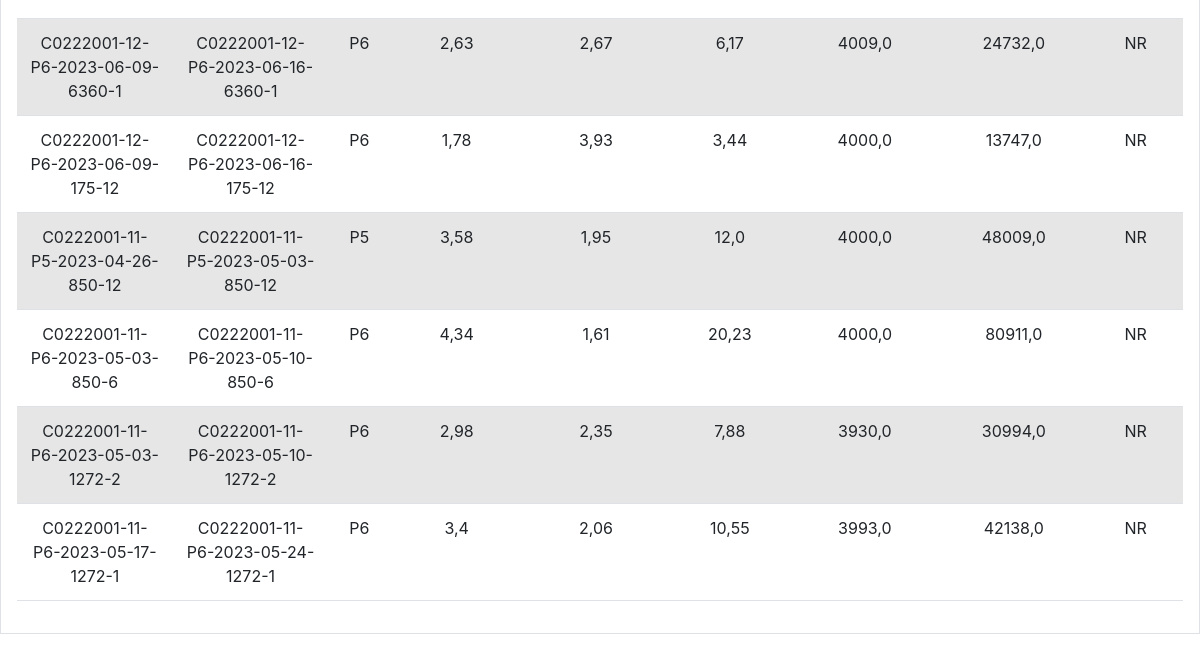
Page /datos/ (lower part) on the earlier database version.
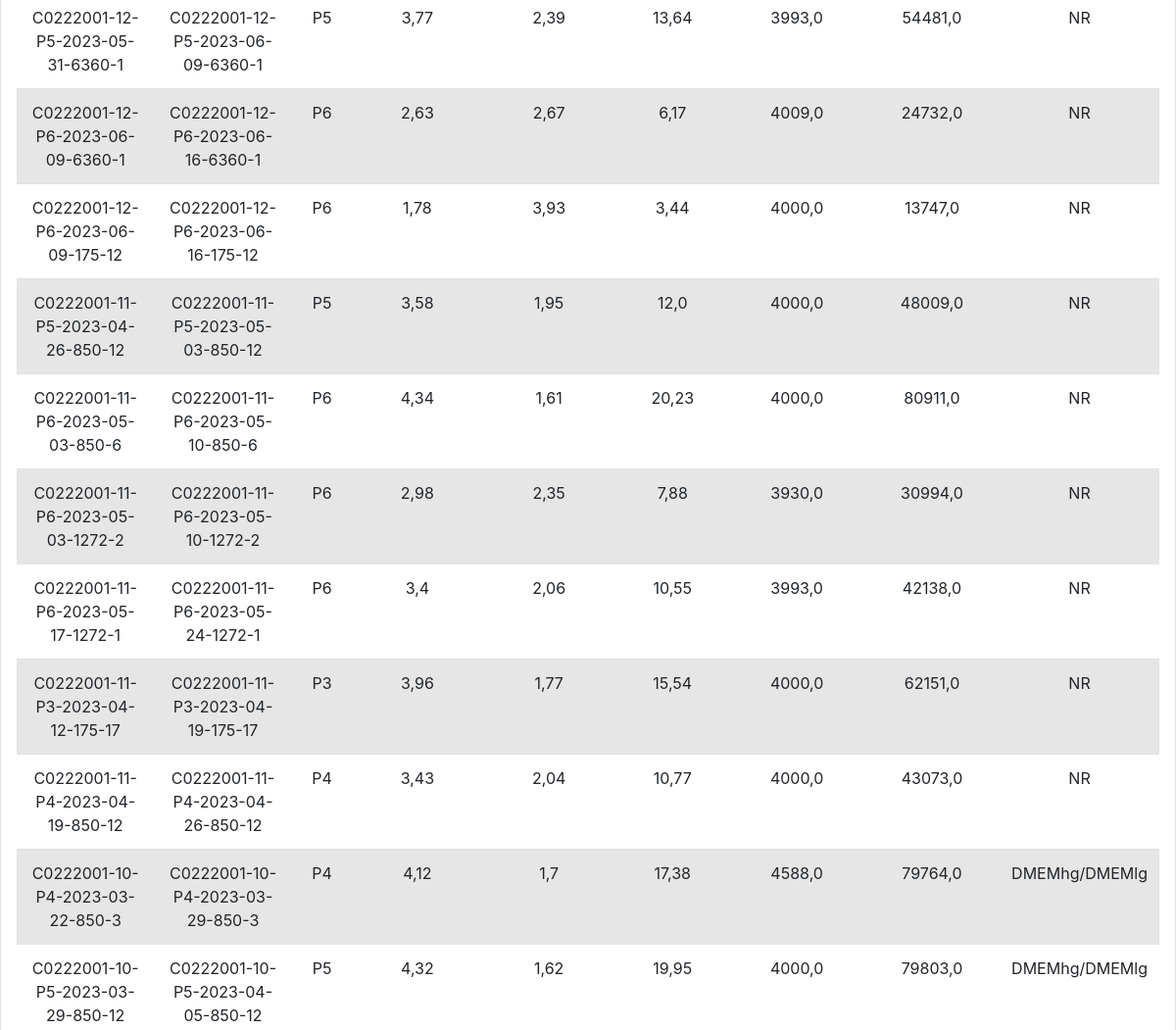
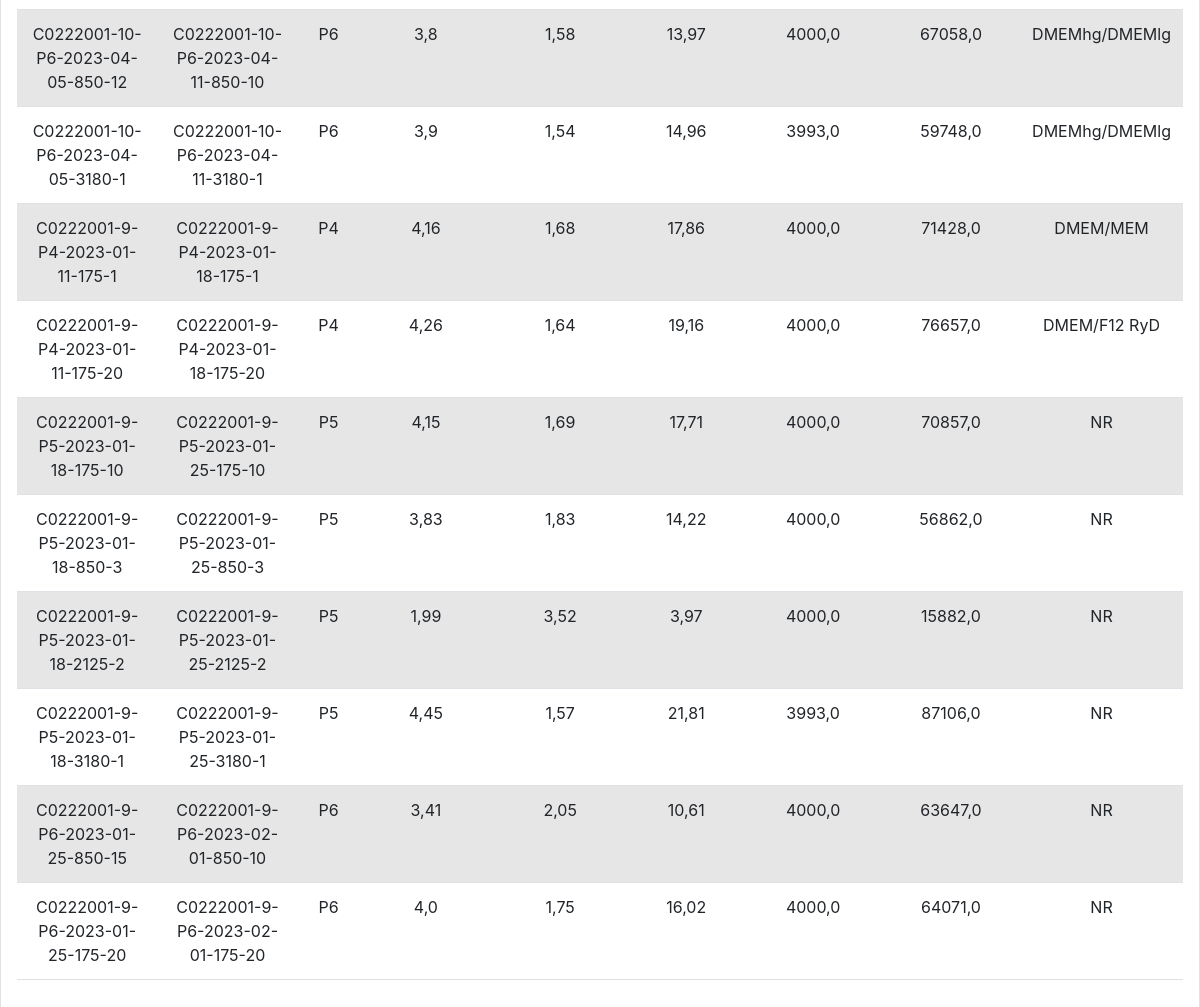
Same page on the later database version (2 pictures, top to bottom).
### formularios/models.py (models this page shows, shortened)
class Dato(models.Model):
    cci = models.CharField(max_length=10 , default="")
    medioSiembra = models.CharField(max_length=50 , default="NR")
    siembra = models.ForeignKey(Siembra, on_delete=models.CASCADE)
    cosecha = models.ForeignKey(Cosecha, on_delete=models.CASCADE)
    generaciones = models.FloatField()
    tiempoDuplicacion = models.FloatField()
    relacionExpansion = models.FloatField()
    loteDatos = models.CharField(default="000", max_length=50)
    pase = models.CharField(default="000", max_length=50)
    densidadCosecha = models.FloatField(default=0.0,  max_length=10)
    densidadSiembra = models.FloatField(default=0.0,  max_length=10)
    datoId = models.CharField(max_length=50, primary_key=True)

class Siembra(models.Model):
    cci = models.CharField(max_length=10, default="")
    medioSiembra = models.CharField(max_length=50, default="NR")
    loteSimbra = models.CharField(max_length=50)
    fechaSiembra = models.DateField()
    paseSiembra = models.CharField(choices=[('P0', 'P0'),('P1', 'P1'), ('P2', 'P2'), ('P3', 'P3'), ('P4', 'P4'), ('P5', 'P5'), ('P6', 'P6'), ('P7', 'P7')] , max_length=10)
    areaFrascosSiembra = models.IntegerField(choices=[(25, 'T25'), (75, 'T75'), (175, 'T175'), (850, 'CR Liso'), (2125, 'CR Corrugado'), (1272, 'CS 2p'), (3180, 'CS 5p'), (6360, 'CS 10p'), (500, 'TripleFlask'),  (0, 'Crioviales')])
    numFrascosSiembra = models.IntegerField()
    numCelulasSembradasXFrasco = models.FloatField()
    densidadSiembra = models.IntegerField()
    siembraId = models.CharField(max_length=50, unique=True, primary_key=True)
    totalSiembra = models.FloatField(max_length=10)
    def __str__(self):
        return self.siembraId

class Cosecha(models.Model):
    cci = models.CharField(max_length=10, default="")
    loteCosecha = models.CharField(default="", max_length=50)
    fechaCosecha = models.DateField()
    paseCosecha = models.CharField(choices=[('P0', 'P0'),('P1', 'P1'), ('P2', 'P2'), ('P3', 'P3'), ('P4', 'P4'), ('P5', 'P5'), ('P6', 'P6'), ('P7', 'P7')] , max_length=10)
    areaFrascosCosecha = models.IntegerField(choices=[(25, 'T25'), (75, 'T75'), (175, 'T175'), (850, 'CR Liso'), (2125, 'CR Corrugado'),(1272, 'CS 2p'), (3180, 'CS 5p'), (6360, 'CS 10p'), (500, 'TripleFlask'), (0, 'Crioviales')])
    numFrascosCosecha = models.IntegerField()
    confluenciaCosecha = models.FloatField()
    tiempoCultivoDias = models.IntegerField()
    numCelulasObtenidas = models.FloatField()
    viabilidadCosecha = models.IntegerField()
    siembra = models.ForeignKey(Siembra, on_delete=models.CASCADE)
    densidadCosecha = models.IntegerField()
    totalObtenidas = models.FloatField()
    cosechaId = models.CharField(max_length=50, unique=True, primary_key=True)
    def __str__(self):
        return self.cosechaId

### formularios/views.py (the view)
# urls.py: path('datos/', views.datos, name='datos'),
def datos(request):
    datos = models.Dato.objects.all()
    return render(request, 'formularios/datos.html', {'datos':datos} )

### formularios/templates/formularios/datos.html (shortened to what this page needs)
{% extends 'formularios/base.html' %}
{% block content %}
    <table class="table table-striped" >
        <tbody>
            {% for i in datos %}
            <tr>
              <td>{{ i.siembra }}</td>
              <td>{{ i.cosecha }}</td>
              <td>{{ i.pase }}</td>
              <td>{{ i.generaciones }}</td>
              <td>{{i.tiempoDuplicacion}}</td>
              <td>{{i.relacionExpansion}}</td>
              <td>{{i.densidadSiembra}}</td>
              <td>{{i.densidadCosecha}}</td>
              <td>{{i.medioSiembra}}</td>
            </tr>
          {% endfor %}
        </tbody>
    </table>
{% endblock %}

Differences in the rows shown:
now on this page (row unchanged): Dato: siembra "C0222001-12-P5-2023-05-31-6360-1", cosecha "C0222001-12-P5-2023-06-09-6360-1", pase "P5", generaciones "3,77", tiempoDuplicacion "2,39", relacionExpansion "13,64", densidadSiembra "3993,0", densidadCosecha "54481,0", medioSiembra "NR"
added Dato: siembra "C0222001-11-P3-2023-04-12-175-17", cosecha "C0222001-11-P3-2023-04-19-175-17", pase "P3", generaciones "3,96", tiempoDuplicacion "1,77", relacionExpansion "15,54", densidadSiembra "4000,0", densidadCosecha "62151,0", medioSiembra "NR"
added Dato: siembra "C0222001-11-P4-2023-04-19-850-12", cosecha "C0222001-11-P4-2023-04-26-850-12", pase "P4", generaciones "3,43", tiempoDuplicacion "2,04", relacionExpansion "10,77", densidadSiembra "4000,0", densidadCosecha "43073,0", medioSiembra "NR"
added Dato: siembra "C0222001-10-P4-2023-03-22-850-3", cosecha "C0222001-10-P4-2023-03-29-850-3", pase "P4", generaciones "4,12", tiempoDuplicacion "1,7", relacionExpansion "17,38", densidadSiembra "4588,0", densidadCosecha "79764,0", medioSiembra "DMEMhg/DMEMlg"
added Dato: siembra "C0222001-10-P5-2023-03-29-850-12", cosecha "C0222001-10-P5-2023-04-05-850-12", pase "P5", generaciones "4,32", tiempoDuplicacion "1,62", relacionExpansion "19,95", densidadSiembra "4000,0", densidadCosecha "79803,0", medioSiembra "DMEMhg/DMEMlg"
added Dato: siembra "C0222001-10-P6-2023-04-05-850-12", cosecha "C0222001-10-P6-2023-04-11-850-10", pase "P6", generaciones "3,8", tiempoDuplicacion "1,58", relacionExpansion "13,97", densidadSiembra "4000,0", densidadCosecha "67058,0", medioSiembra "DMEMhg/DMEMlg"
added Dato: siembra "C0222001-10-P6-2023-04-05-3180-1", cosecha "C0222001-10-P6-2023-04-11-3180-1", pase "P6", generaciones "3,9", tiempoDuplicacion "1,54", relacionExpansion "14,96", densidadSiembra "3993,0", densidadCosecha "59748,0", medioSiembra "DMEMhg/DMEMlg"
added Dato: siembra "C0222001-9-P4-2023-01-11-175-1", cosecha "C0222001-9-P4-2023-01-18-175-1", pase "P4", generaciones "4,16", tiempoDuplicacion "1,68", relacionExpansion "17,86", densidadSiembra "4000,0", densidadCosecha "71428,0", medioSiembra "DMEM/MEM"
added Dato: siembra "C0222001-9-P4-2023-01-11-175-20", cosecha "C0222001-9-P4-2023-01-18-175-20", pase "P4", generaciones "4,26", tiempoDuplicacion "1,64", relacionExpansion "19,16", densidadSiembra "4000,0", densidadCosecha "76657,0", medioSiembra "DMEM/F12 RyD"
added Dato: siembra "C0222001-9-P5-2023-01-18-175-10", cosecha "C0222001-9-P5-2023-01-25-175-10", pase "P5", generaciones "4,15", tiempoDuplicacion "1,69", relacionExpansion "17,71", densidadSiembra "4000,0", densidadCosecha "70857,0", medioSiembra "NR"
added Dato: siembra "C0222001-9-P5-2023-01-18-850-3", cosecha "C0222001-9-P5-2023-01-25-850-3", pase "P5", generaciones "3,83", tiempoDuplicacion "1,83", relacionExpansion "14,22", densidadSiembra "4000,0", densidadCosecha "56862,0", medioSiembra "NR"
added Dato: siembra "C0222001-9-P5-2023-01-18-2125-2", cosecha "C0222001-9-P5-2023-01-25-2125-2", pase "P5", generaciones "1,99", tiempoDuplicacion "3,52", relacionExpansion "3,97", densidadSiembra "4000,0", densidadCosecha "15882,0", medioSiembra "NR"
added Dato: siembra "C0222001-9-P5-2023-01-18-3180-1", cosecha "C0222001-9-P5-2023-01-25-3180-1", pase "P5", generaciones "4,45", tiempoDuplicacion "1,57", relacionExpansion "21,81", densidadSiembra "3993,0", densidadCosecha "87106,0", medioSiembra "NR"
added Dato: siembra "C0222001-9-P6-2023-01-25-850-15", cosecha "C0222001-9-P6-2023-02-01-850-10", pase "P6", generaciones "3,41", tiempoDuplicacion "2,05", relacionExpansion "10,61", densidadSiembra "4000,0", densidadCosecha "63647,0", medioSiembra "NR"
added Dato: siembra "C0222001-9-P6-2023-01-25-175-20", cosecha "C0222001-9-P6-2023-02-01-175-20", pase "P6", generaciones "4,0", tiempoDuplicacion "1,75", relacionExpansion "16,02", densidadSiembra "4000,0", densidadCosecha "64071,0", medioSiembra "NR"
